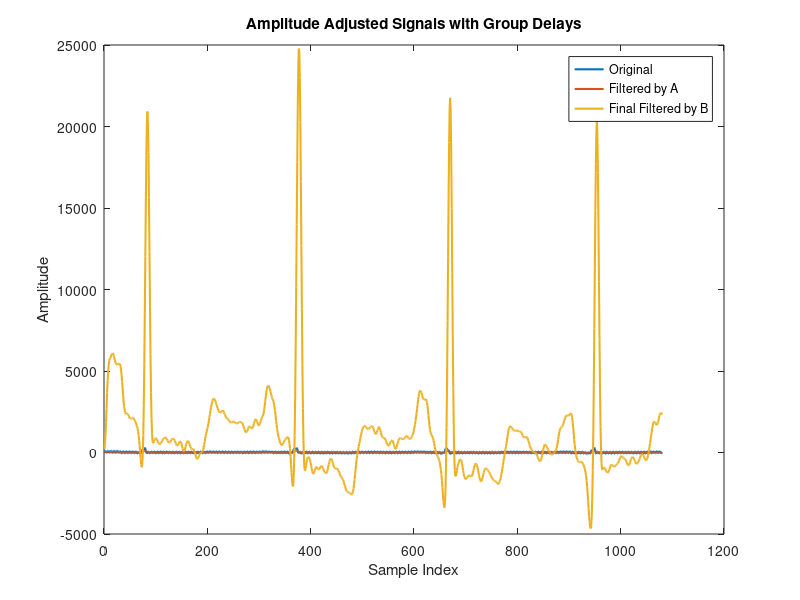

Write the MATLAB code that produced this figure.
load('ECG.mat')
num_A = [1/2, 0,0, 1/2];
den_A = 1;
num_B = [36, 0, 0, 0, 0, 0, -72, 0, 0, 0, 0, 0, 36];
den_B = [1, -2, 1];

amplitude_factor_original = 1;
amplitude_factor_output_A = 0.5; 
amplitude_factor_output_B = 0.2; 

output_A = filter(num_A, den_A, ECGdata) * amplitude_factor_output_A;
output_B = filter(num_B, den_B, output_A) * amplitude_factor_output_B;

figure;
plot(ECGdata * amplitude_factor_original, 'LineWidth', 1.5, 'DisplayName', 'Original');
hold on;
plot(output_A, 'LineWidth', 1.5, 'DisplayName', 'Filtered by A');
plot(output_B, 'LineWidth', 1.5, 'DisplayName', 'Final Filtered by B');
hold off;

title('Amplitude Adjusted Signals with Group Delays');
xlabel('Sample Index');
ylabel('Amplitude');
legend('show');
